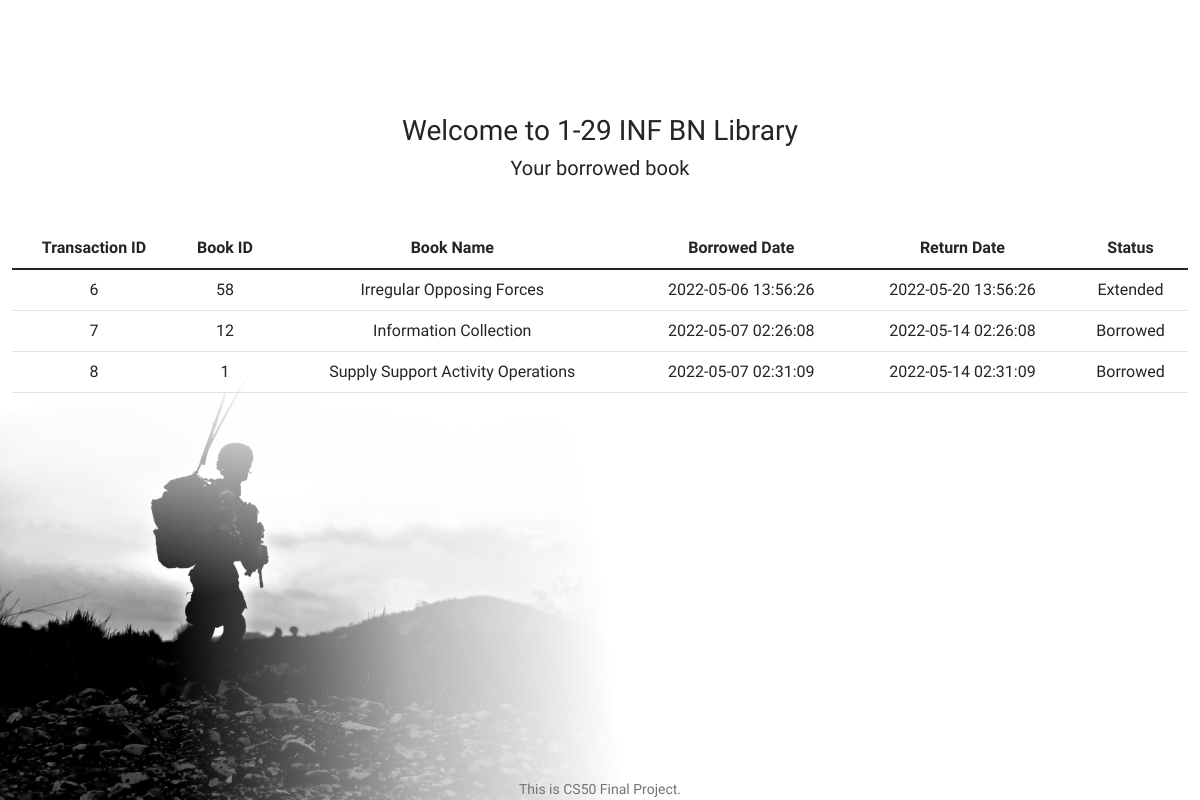
The page / (signed in) on the database its author committed.
### tables this page shows
CREATE TABLE history
(
    transaction_id INTEGER PRIMARY KEY AUTOINCREMENT NOT NULL,
    book_id INTEGER NOT NULL,
    user_id INTEGER NOT NULL,
    date DATETIME NOT NULL,
    return_date DATETIME NOT NULL,
    FOREIGN KEY (user_id) REFERENCES users(id),
    FOREIGN KEY (book_id) REFERENCES book_data(book_id)
);

CREATE TABLE book_data
(
    book_id INTEGER PRIMARY KEY AUTOINCREMENT NOT NULL,
    code TEXT NOT NULL,
    book_name TEXT NOT NULL,
    release_year INTEGER NOT NULL,
    authors TEXT NOT NULL,
    status TEXT NOT NULL
);

### app.py (the view)
@app.route("/")
@login_required
def index():
    user = session["user_id"]
    query = db.execute("SELECT transaction_id, history.book_id, book_name, date, return_date, status FROM history INNER JOIN book_data ON history.book_id = book_data.book_id WHERE user_id = ?", user)
    return render_template("index.html", query = query)

### app.py (called while the page is built)
def login_required(f):
    @wraps(f)
    def decorated_function(*args, **kwargs):
        if session.get("user_id") is None:
            return redirect("/login")
        return f(*args, **kwargs)
    return decorated_function

@app.after_request
def after_request(response):
    response.headers["Cache-Control"] = "no-cache, no-store, must-revalidate"
    response.headers["Expires"] = 0
    response.headers["Pragma"] = "no-cache"
    return response

### templates/index.html (shortened to what this page needs)
{% extends "layout.html" %}
{% block main %}
<h3>Welcome to 1-29 INF BN Library</h3>
<h5> Your borrowed book</h5>
<table class = "table">
    <thead>
        <th scope = "col">Transaction ID</th>
        <th scope = "col">Book ID</th>
        <th scope = "col">Book Name</th>
        <th scope = "col">Borrowed Date</th>
        <th scope = "col">Return Date</th>
        <th scope = "col">Status</th>
    </thead>
{% for item in query %}
<tr>
    <td>{{ item.transaction_id }}</td>
    <td>{{ item.book_id }}</td>
    <td>{{ item.book_name }}</td>
    <td>{{ item.date }}</td>
    <td>{{ item.return_date }}</td>
    <td>{{ item.status }}</td>
</tr>
{% endfor %}
{% endblock %}

### templates/layout.html (shortened to what this page needs)
<!DOCTYPE html>
<html lang="en">
    <head>
        <link href="https://cdn.jsdelivr.net/npm/bootstrap@5.1.3/dist/css/bootstrap.min.css" rel="stylesheet">
        <link href="/static/styles.css" rel="stylesheet">
    </head>
    <body>
        <nav class="navbar navbar-expand-lg navbar-light bg-transparent">
            <div class="container-fluid">
              <a class="navbar-brand" href="/" id = "animate">2 9 1 L I B R A R Y</a>
              {% if session["user_id"] %}
              <div class="collapse navbar-collapse" id="navbarNavDropdown">
                <ul class="navbar-nav">
                  <li class="nav-item dropdown">
                    <a class="nav-link dropdown-toggle" href="#" id="navbarDropdownMenuLink" role="button" data-bs-toggle="dropdown" aria-expanded="false">
                    </a>
                  </li>
                </ul>
              </div>
            {% endif %}
            </div>
          </nav>
      <main class="container-fluid py-5 text-center">
          {% block main %}{% endblock %}
      </main>
    <footer class="mb-5 small text-center text-muted">
      <div class="fixed-bottom">This is CS50 Final Project.</div>
    </footer>
    </body>
</html>

### static/styles.css (style rules this page uses)
#animate { transform-origin: 50% 100%; color : white; display: inline-block; line-height: 1em; }
.navbar { background-image:url(camouflage.jpeg); background-repeat: false; background-size: cover; min-height: 120 px; }
nav .navbar-brand { font-family: 'Big Shoulders Stencil Display', cursive; font-size: 40px; color: #338BA8; letter-spacing : 0.1em; }
.navbar-nav { font-family: 'Big Shoulders Stencil Display', cursive; font-size: 20px; color: #338BA8; }
body { font-family: 'Big Shoulders Stencil Display', cursive; background-image : url(Soldier.jpg); background-repeat : no-repeat; background-position : left bottom; background-attachment : fixed; background-size: 768px 480px; z-index : -1; }
#navbarDropdownMenuLink { color : white; }

### rows shown on the page
history: transaction_id "6", book_id "58", book_name "Irregular Opposing Forces", date "2022-05-06 13:56:26", return_date "2022-05-20 13:56:26", status "Extended"
history: transaction_id "7", book_id "12", book_name "Information Collection", date "2022-05-07 02:26:08", return_date "2022-05-14 02:26:08", status "Borrowed"
history: transaction_id "8", book_id "1", book_name "Supply Support Activity Operations", date "2022-05-07 02:31:09", return_date "2022-05-14 02:31:09", status "Borrowed"
